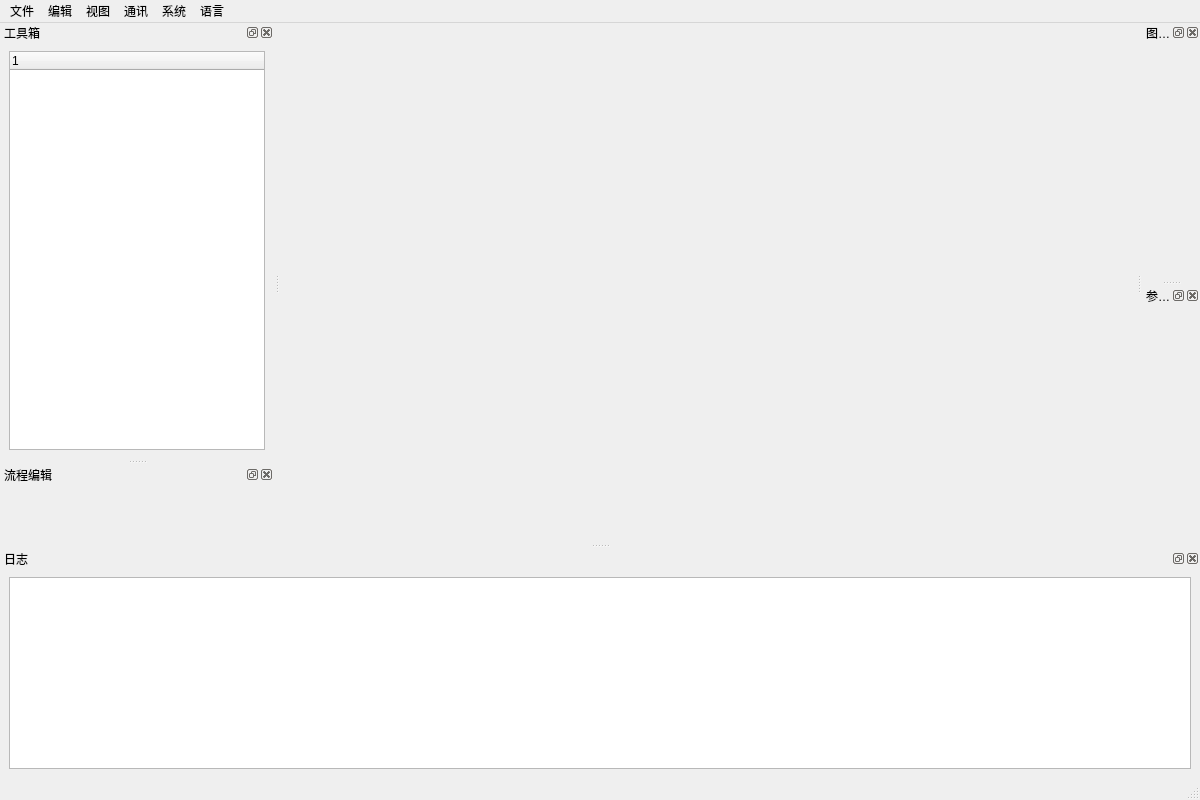
<?xml version="1.0" encoding="UTF-8"?>
<ui version="4.0">
 <class>MainWindow</class>
 <widget class="QMainWindow" name="MainWindow">
  <property name="geometry">
   <rect>
    <x>0</x>
    <y>0</y>
    <width>1200</width>
    <height>800</height>
   </rect>
  </property>
  <property name="windowTitle">
   <string>Vision Flow Platform</string>
  </property>

  <!-- ====== Dock: 工具箱 (左) ====== -->
  <widget class="QDockWidget" name="toolDock">
   <property name="windowTitle">
    <string>工具箱</string>
   </property>
   <attribute name="dockWidgetArea">
    <number>1</number>
   </attribute>
   <widget class="QWidget" name="toolDockContents">
    <layout class="QVBoxLayout" name="toolDockLayout">
     <property name="leftMargin">2</property>
     <property name="topMargin">2</property>
     <property name="rightMargin">2</property>
     <property name="bottomMargin">2</property>
     <item>
      <widget class="QTreeWidget" name="toolLibrary">
       <property name="headerLabel">
        <string>Tool Library</string>
       </property>
      </widget>
     </item>
    </layout>
   </widget>
  </widget>

  <!-- ====== Dock: 流程编辑 (中) ====== -->
  <widget class="QDockWidget" name="flowDock">
   <property name="windowTitle">
    <string>流程编辑</string>
   </property>
   <attribute name="dockWidgetArea">
    <number>1</number>
   </attribute>
   <widget class="QWidget" name="flowDockContents">
    <layout class="QVBoxLayout" name="flowDockLayout">
     <property name="leftMargin">0</property>
     <property name="topMargin">0</property>
     <property name="rightMargin">0</property>
     <property name="bottomMargin">0</property>
     <item>
      <widget class="QTabWidget" name="flowTabs">
       <property name="tabsClosable">
        <bool>true</bool>
       </property>
       <property name="documentMode">
        <bool>true</bool>
       </property>
      </widget>
     </item>
    </layout>
   </widget>
  </widget>

  <!-- ====== Dock: 图像显示 (右) ====== -->
  <widget class="QDockWidget" name="imageDock">
   <property name="windowTitle">
    <string>图像显示</string>
   </property>
   <attribute name="dockWidgetArea">
    <number>2</number>
   </attribute>
   <widget class="QWidget" name="imageDockContents">
    <layout class="QVBoxLayout" name="imageDockLayout">
     <property name="leftMargin">0</property>
     <property name="topMargin">0</property>
     <property name="rightMargin">0</property>
     <property name="bottomMargin">0</property>
    </layout>
   </widget>
  </widget>

  <!-- ====== Dock: 参数面板 (右) ====== -->
  <widget class="QDockWidget" name="paramDock">
   <property name="windowTitle">
    <string>参数面板</string>
   </property>
   <attribute name="dockWidgetArea">
    <number>2</number>
   </attribute>
   <widget class="QWidget" name="paramDockContents">
    <layout class="QVBoxLayout" name="paramDockLayout">
     <property name="leftMargin">0</property>
     <property name="topMargin">0</property>
     <property name="rightMargin">0</property>
     <property name="bottomMargin">0</property>
     <item>
      <widget class="QWidget" name="parameterPanel" native="true"/>
     </item>
    </layout>
   </widget>
  </widget>

  <!-- ====== Dock: 日志 (底) ====== -->
  <widget class="QDockWidget" name="logDock">
   <property name="windowTitle">
    <string>日志</string>
   </property>
   <attribute name="dockWidgetArea">
    <number>8</number>
   </attribute>
   <widget class="QWidget" name="logDockContents">
    <layout class="QVBoxLayout" name="logDockLayout">
     <property name="leftMargin">0</property>
     <property name="topMargin">0</property>
     <property name="rightMargin">0</property>
     <property name="bottomMargin">0</property>
     <item>
      <widget class="QPlainTextEdit" name="logTextEdit">
       <property name="readOnly">
        <bool>true</bool>
       </property>
      </widget>
     </item>
    </layout>
   </widget>
  </widget>

  <!-- ====== Central Widget (minimal placeholder for QMainWindow compliance) ====== -->
  <widget class="QWidget" name="centralWidget" native="true">
   <layout class="QVBoxLayout" name="centralLayout">
    <property name="leftMargin">0</property>
    <property name="topMargin">0</property>
    <property name="rightMargin">0</property>
    <property name="bottomMargin">0</property>
   </layout>
  </widget>

  <!-- ====== Menu Bar ====== -->
  <widget class="QMenuBar" name="menuBar">
   <widget class="QMenu" name="menuFile">
    <property name="title">
     <string>文件</string>
    </property>
    <addaction name="actionNew"/>
    <addaction name="actionOpenScheme"/>
    <addaction name="actionSaveScheme"/>
    <addaction name="separator"/>
    <addaction name="actionExit"/>
   </widget>
   <widget class="QMenu" name="menuEdit">
    <property name="title">
     <string>编辑</string>
    </property>
    <addaction name="actionAddFlow"/>
    <addaction name="actionDeleteFlow"/>
   </widget>
   <widget class="QMenu" name="menuView">
    <property name="title">
     <string>视图</string>
    </property>
    <addaction name="actionToggleToolDock"/>
    <addaction name="actionToggleParamDock"/>
    <addaction name="actionToggleLogDock"/>
    <addaction name="actionToggleImageDock"/>
    <addaction name="separator"/>
    <addaction name="actionDesignMode"/>
    <addaction name="actionRuntimeMode"/>
    <addaction name="separator"/>
    <addaction name="actionRuntimeDesigner"/>
    <addaction name="separator"/>
    <addaction name="actionResultTable"/>
    </widget>
   <widget class="QMenu" name="menuCommunication">
    <property name="title">
     <string>通讯</string>
    </property>
    <addaction name="actionCommDevice"/>
    <addaction name="actionCommReceiveEvent"/>
    <addaction name="actionCommSendEvent"/>
    <addaction name="actionCommHeartbeat"/>
    <addaction name="separator"/>
    <addaction name="actionCommMonitor"/>
   </widget>
   <widget class="QMenu" name="menuSystem">
    <property name="title">
     <string>系统</string>
    </property>
    <addaction name="actionGlobalTrigger"/>
    <addaction name="actionGlobalVariables"/>
    <addaction name="actionCameraConfig"/>
    <addaction name="separator"/>
    <addaction name="actionParameterSearch"/>
    <addaction name="actionCodeExport"/>
    <addaction name="separator"/>
    <addaction name="actionUserManagement"/>
    <addaction name="actionOperationLog"/>
    <addaction name="actionRecipeManager"/>
    <addaction name="actionAlarmHistory"/>
    <addaction name="actionInspectionResults"/>
    <addaction name="actionReport"/>
    <addaction name="separator"/>
    <addaction name="actionStopOnFailure"/>
   </widget>
   <widget class="QMenu" name="menuLanguage">
    <property name="title">
     <string>语言</string>
    </property>
    <addaction name="actionChinese"/>
    <addaction name="actionEnglish"/>
   </widget>
   <addaction name="menuFile"/>
   <addaction name="menuEdit"/>
   <addaction name="menuView"/>
   <addaction name="menuCommunication"/>
   <addaction name="menuSystem"/>
   <addaction name="menuLanguage"/>
  </widget>

  <!-- ====== Status Bar ====== -->
  <widget class="QStatusBar" name="statusBar"/>

  <!-- ====== Actions ====== -->
  <action name="actionNew">
   <property name="text">
    <string>New</string>
   </property>
  </action>
  <action name="actionSave">
   <property name="text">
    <string>Save</string>
   </property>
  </action>
  <action name="actionLoad">
   <property name="text">
    <string>Load</string>
   </property>
  </action>
  <action name="actionExit">
   <property name="text">
    <string>Exit</string>
   </property>
  </action>
  <action name="actionAddFlow">
   <property name="text">
    <string>Add Flow</string>
   </property>
  </action>
  <action name="actionDeleteFlow">
   <property name="text">
    <string>Delete Flow</string>
   </property>
  </action>
  <action name="actionSaveScheme">
   <property name="text">
    <string>保存方案</string>
   </property>
  </action>
  <action name="actionOpenScheme">
   <property name="text">
    <string>打开方案</string>
   </property>
  </action>
  <action name="actionChinese">
   <property name="text">
    <string>Chinese</string>
   </property>
   <property name="checkable">
    <bool>true</bool>
   </property>
  </action>
  <action name="actionEnglish">
   <property name="text">
    <string>English</string>
   </property>
   <property name="checkable">
    <bool>true</bool>
   </property>
  </action>
  <action name="actionStartExecution">
   <property name="text">
    <string>开始执行</string>
   </property>
   <property name="icon">
    <iconset>:/icons/start.png</iconset>
   </property>
  </action>
  <action name="actionStopExecution">
   <property name="text">
    <string>停止执行</string>
   </property>
   <property name="enabled">
    <bool>false</bool>
   </property>
   <property name="icon">
    <iconset>:/icons/stop.png</iconset>
   </property>
  </action>
  <action name="actionToggleToolDock">
   <property name="text">
    <string>显示/隐藏工具箱</string>
   </property>
   <property name="checkable">
    <bool>true</bool>
   </property>
   <property name="checked">
    <bool>true</bool>
   </property>
  </action>
  <action name="actionToggleParamDock">
   <property name="text">
    <string>显示/隐藏参数面板</string>
   </property>
   <property name="checkable">
    <bool>true</bool>
   </property>
   <property name="checked">
    <bool>true</bool>
   </property>
  </action>
  <action name="actionToggleImageDock">
   <property name="text">
    <string>显示/隐藏图像显示</string>
   </property>
   <property name="checkable">
    <bool>true</bool>
   </property>
   <property name="checked">
    <bool>true</bool>
   </property>
  </action>
  <action name="actionToggleLogDock">
   <property name="text">
    <string>显示/隐藏日志</string>
   </property>
   <property name="checkable">
    <bool>true</bool>
   </property>
   <property name="checked">
    <bool>true</bool>
   </property>
  </action>
  <action name="actionDesignMode">
   <property name="text">
    <string>设计模式</string>
   </property>
  </action>
  <action name="actionRuntimeMode">
   <property name="text">
    <string>运行模式</string>
   </property>
  </action>
  <action name="actionCommDevice">
   <property name="text">
    <string>设备管理</string>
   </property>
  </action>
  <action name="actionCommReceiveEvent">
   <property name="text">
    <string>接收事件</string>
   </property>
  </action>
  <action name="actionCommSendEvent">
   <property name="text">
    <string>发送事件</string>
   </property>
  </action>
  <action name="actionCommHeartbeat">
   <property name="text">
    <string>心跳管理</string>
   </property>
  </action>
  <action name="actionCommMonitor">
   <property name="text">
    <string>数据监视</string>
   </property>
  </action>
  <action name="actionGlobalTrigger">
   <property name="text">
    <string>全局触发</string>
   </property>
  </action>
  <action name="actionGlobalVariables">
   <property name="text">
    <string>全局变量</string>
   </property>
  </action>
  <action name="actionCameraConfig">
   <property name="text">
    <string>MVS相机配置</string>
   </property>
  </action>
  <action name="actionUserManagement">
   <property name="text">
    <string>用户管理</string>
   </property>
  </action>
  <action name="actionRecipeManager">
   <property name="text">
    <string>配方管理</string>
   </property>
  </action>
  <action name="actionAlarmHistory">
   <property name="text">
    <string>报警历史</string>
   </property>
  </action>
  <action name="actionInspectionResults">
   <property name="text">
    <string>检测结果</string>
   </property>
  </action>
  <action name="actionResultTable">
   <property name="text">
    <string>结果表</string>
   </property>
  </action>
  <action name="actionParameterSearch">
   <property name="text">
    <string>参数查找</string>
   </property>
  </action>
  <action name="actionCodeExport">
   <property name="text">
    <string>算子代码导出</string>
   </property>
  </action>
  <action name="actionOperationLog">
   <property name="text">
    <string>操作日志</string>
   </property>
  </action>
  <action name="actionReport">
   <property name="text">
    <string>统计报表</string>
   </property>
  </action>
  <action name="actionStopOnFailure">
   <property name="checkable">
    <bool>true</bool>
   </property>
   <property name="checked">
    <bool>true</bool>
   </property>
   <property name="text">
    <string>失败时停止流程</string>
   </property>
  </action>
  <action name="actionRuntimeDesigner">
   <property name="text">
    <string>运行界面设计</string>
   </property>
  </action>
 </widget>
 <resources/>
 <connections>
  <connection>
   <sender>actionExit</sender>
   <signal>triggered()</signal>
   <receiver>MainWindow</receiver>
   <slot>close()</slot>
   <hints>
    <hint type="sourcelabel">
     <x>30</x>
     <y>30</y>
    </hint>
    <hint type="destinationlabel">
     <x>30</x>
     <y>30</y>
    </hint>
   </hints>
  </connection>
 </connections>
</ui>
